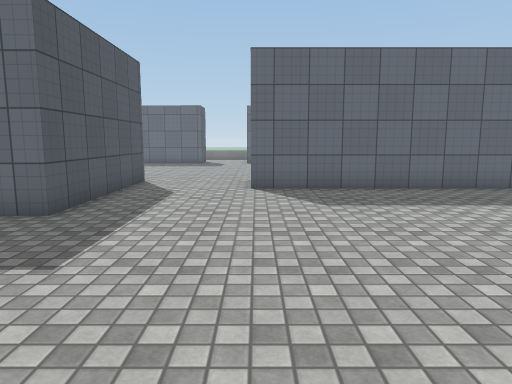
View 1 (above)

18 first-person views from a walk through a scene from a Unity 3-D project. The camera is 1.4 m above the floor, tilts 8° down and sees 70° across. The floor is counted in squares, 1 m on a side. Each view is taken from the middle of a square. On the plan, view 1 faces up. The plan holds only what a view shows up to about 16 squares ahead; the rest is blank. The place goes on beyond the plan. The player is left out. Surface patterns are stand-ins for the level's own textures.

View 2
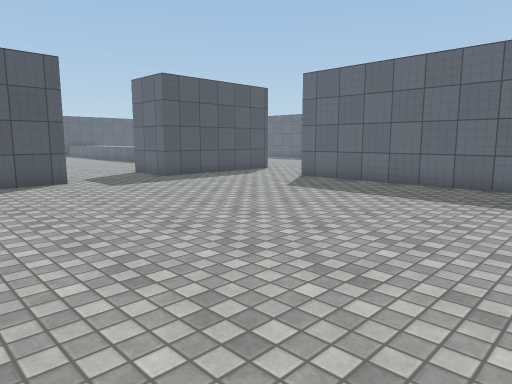

View 3
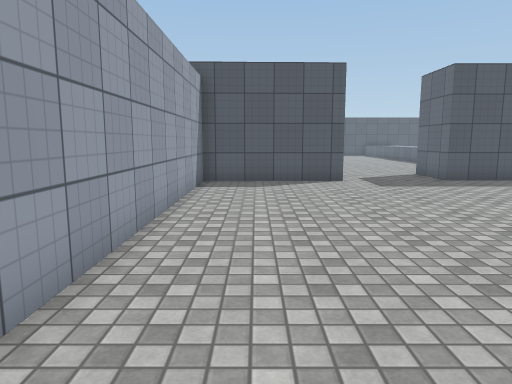

View 4
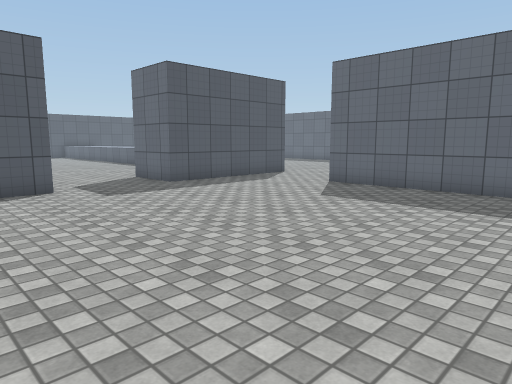

View 5
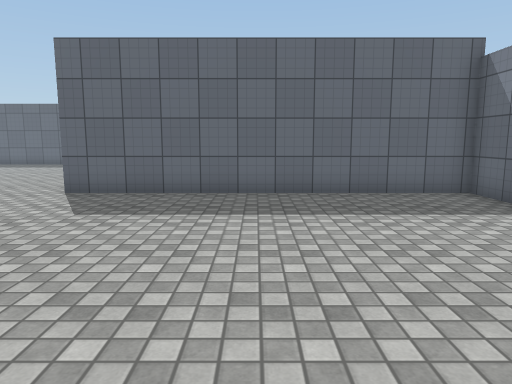

View 6
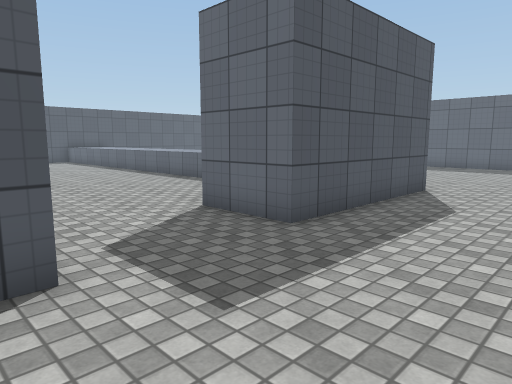

View 7
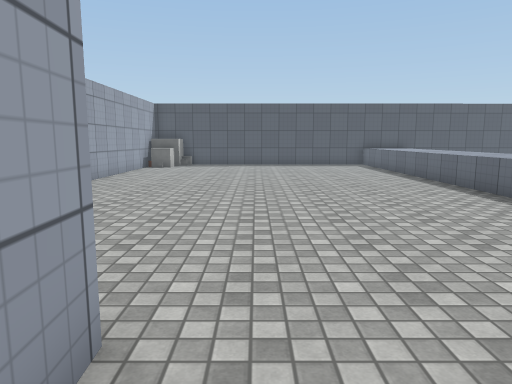

View 8
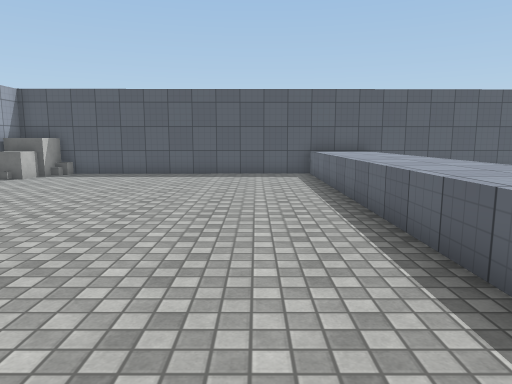

View 9
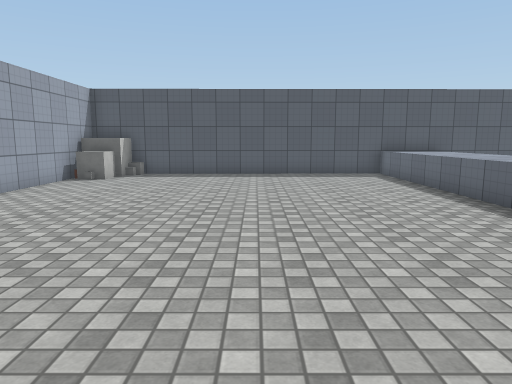

View 10
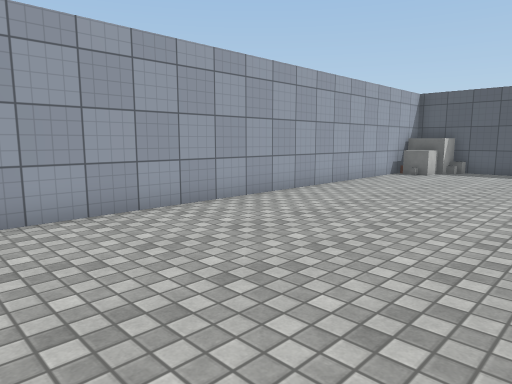

View 11
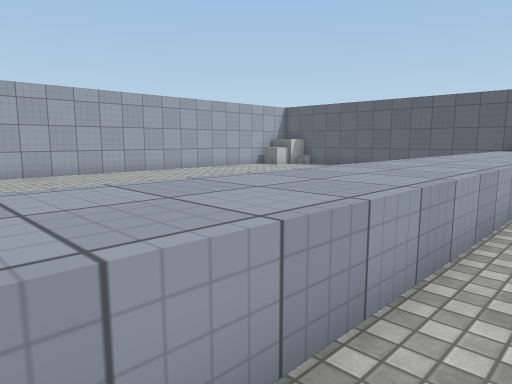

View 12
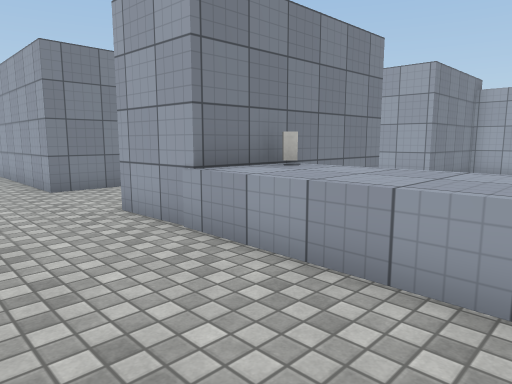

View 13
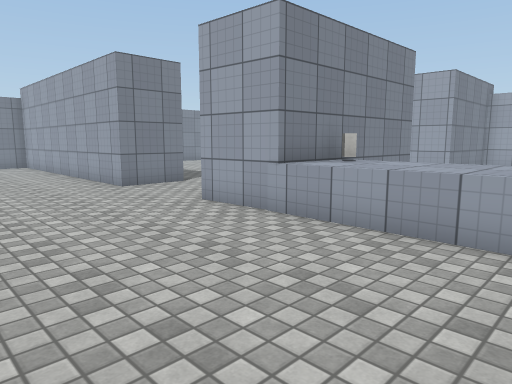

View 14
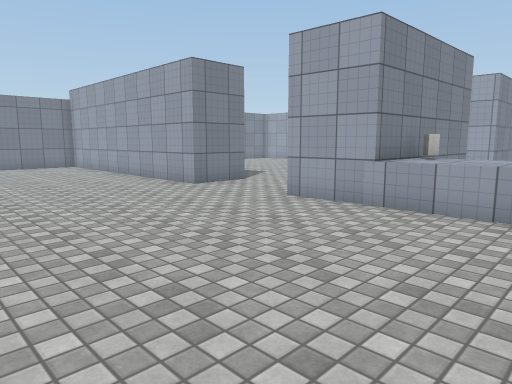

View 15
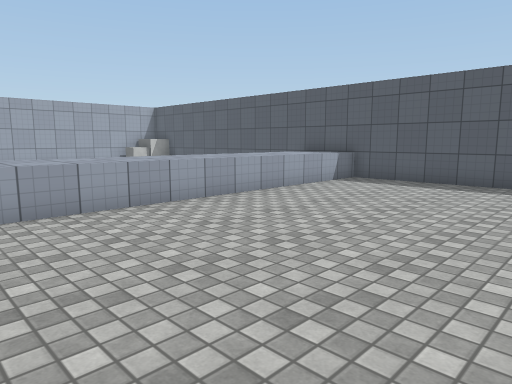

View 16
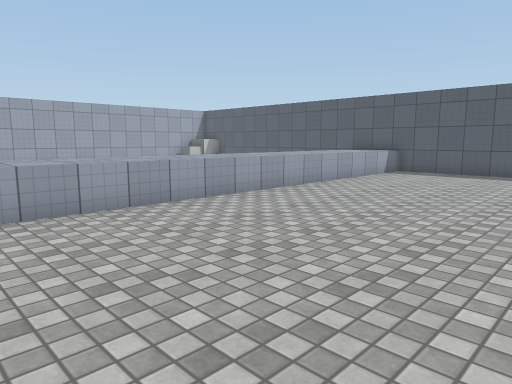

View 17
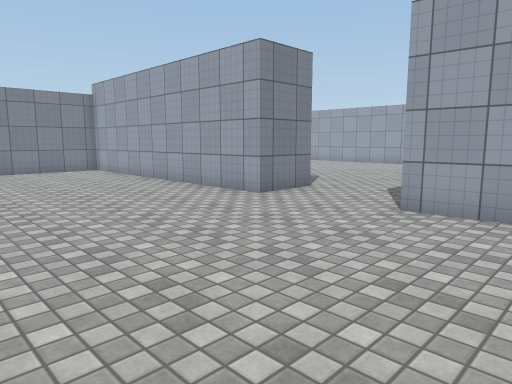

View 18
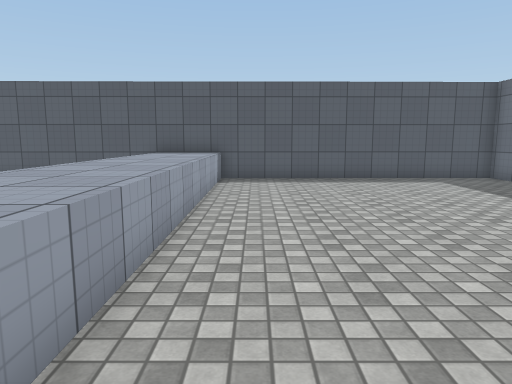

### Floor plan
Key: @ floor where view 1 was taken; # wall or solid block; . floor; = window, fence, low wall or low ledge; ^ raised ledge; O other object.
Columns run from 26 left of view 1 to 9 right of it. Each row starts with its distance up from view 1.
 20 #......   .. ....... ...
 19 #...........................
 18 #................................
 17 #...................................
 16 #...................................
 15 #...................................
 14 #...................................
 13 #^^^^^^^^^^^^^^^^^^^###...##########
 12 #^^^^^^^^^^^^^^^^^^^###...##########
 11 ^^^^^^^^^^^^^^^^^^^O###...##########
 10 #^^^^^^^^^^^^^^^^^^=###.............
  9 #.................  ###.............
  8 #.................. ###.............
  7 #...................###.............
  6 #...................................
  5 #..................................
  4 #..................................
  3 #...................###............
  2 #...................###.............
  1 #.................  ###.............
  0 #O................  ###...@.........
 -1 #OOO..............  ###........... .
 -2 #################################

Where each view was taken, in squares from view 1:
view 1: 0 up, 0 right, facing up
view 2: 1 down, 9 right, facing up-left
view 3: 0 up, 9 right, facing left
view 4: 0 up, 7 right, facing up-left
view 5: 1 up, 5 right, facing up
view 6: 2 up, 0 right, facing up-left
view 7: 4 up, 4 left, facing left
view 8: 8 up, 10 left, facing left
view 9: 5 up, 10 left, facing left
view 10: 5 up, 8 left, facing down-left
view 11: 14 up, 7 left, facing down-left
view 12: 16 up, 11 left, facing down-right
view 13: 18 up, 11 left, facing down-right
view 14: 20 up, 10 left, facing down-right
view 15: 20 up, 13 left, facing down-left
view 16: 20 up, 9 left, facing down-left
view 17: 20 up, 7 left, facing down-right
view 18: 14 up, 12 left, facing left
